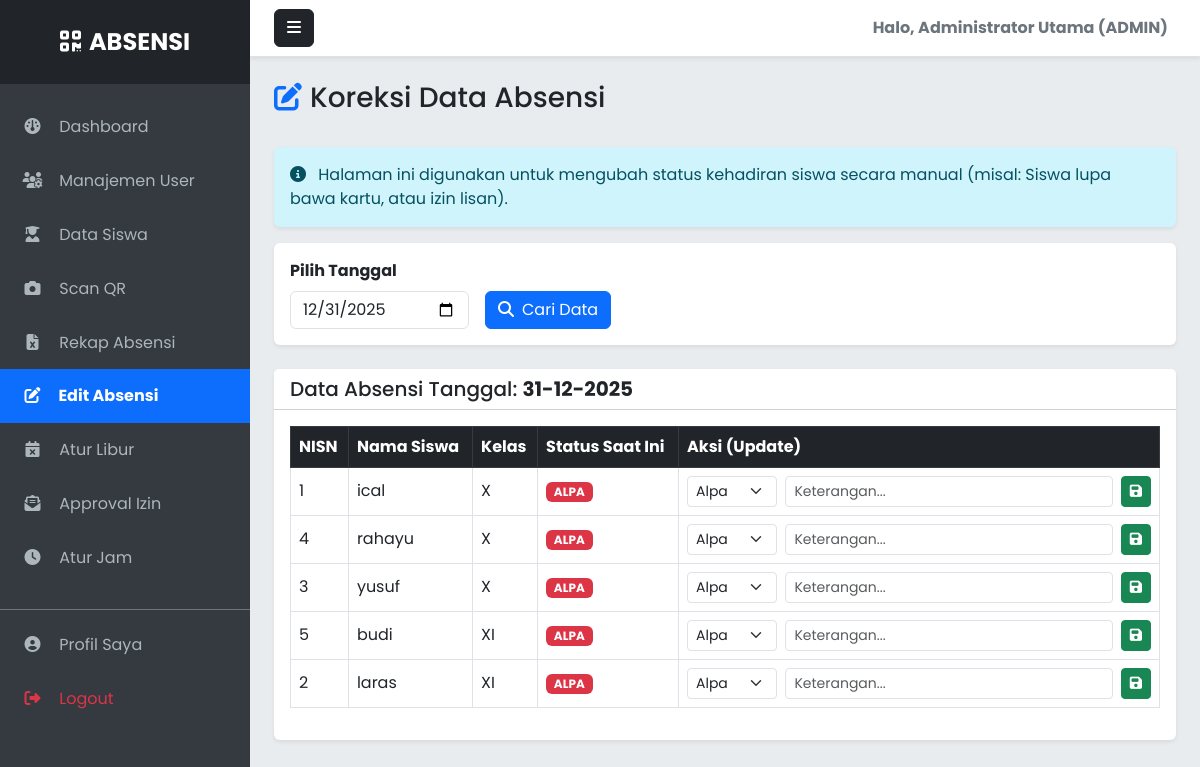
/data_absensi.php (signed in), run on an earlier commit of the app's database.
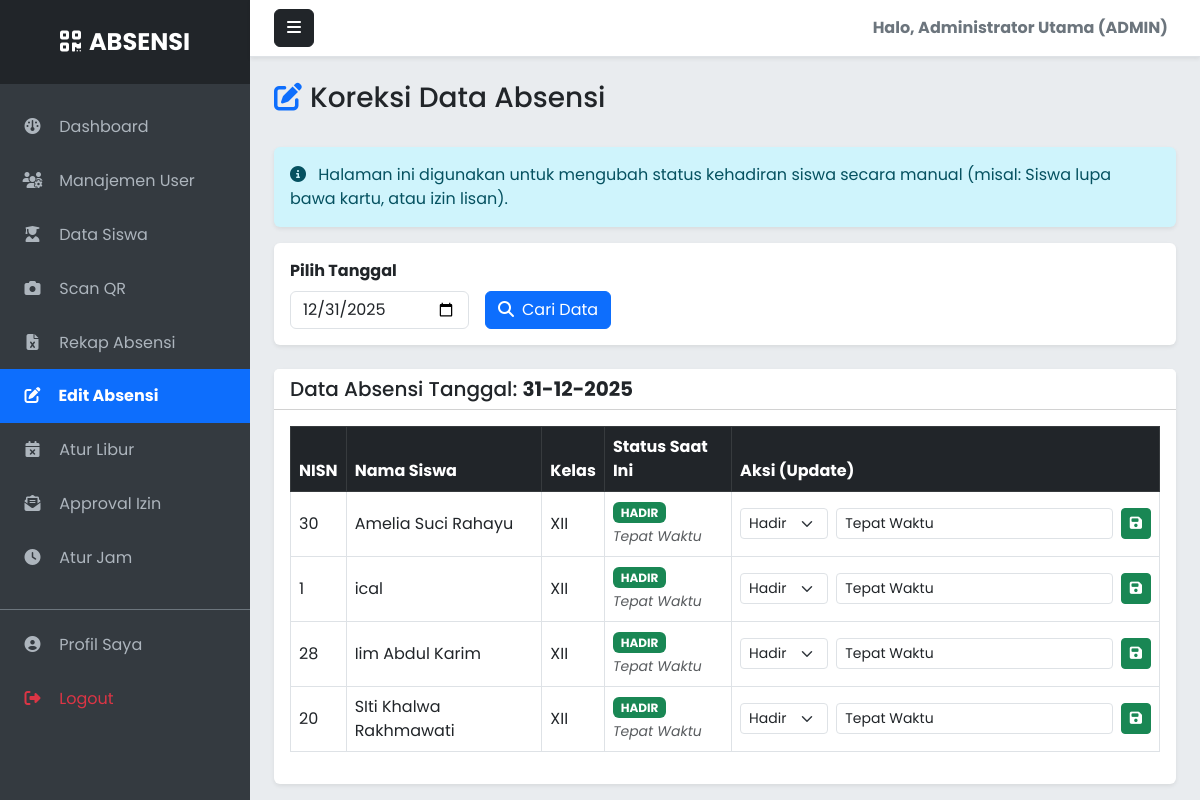
And on a later commit of the database.
### tables this page shows
CREATE TABLE `siswa` (
  `id` int NOT NULL,
  `nisn` varchar(20) NOT NULL,
  `nama` varchar(100) NOT NULL,
  `jenis_kelamin` enum('L','P') NOT NULL,
  `kelas` varchar(20) NOT NULL,
  `jurusan` varchar(50) NOT NULL,
  `no_hp_ortu` varchar(20) NOT NULL,
  `qr_code` varchar(255) NOT NULL,
  `created_at` timestamp NULL DEFAULT CURRENT_TIMESTAMP
);

CREATE TABLE `absensi` (
  `id` int NOT NULL,
  `siswa_id` int DEFAULT NULL,
  `tanggal` date DEFAULT NULL,
  `jam_masuk` time DEFAULT NULL,
  `jam_keluar` time DEFAULT NULL,
  `status_masuk` enum('hadir','terlambat','alpa','izin') DEFAULT 'alpa',
  `keterangan` text
);

### data_absensi.php (the view, shortened to what this page needs)
<?php
include 'config/db.php';
$role = $_SESSION['role'];
$tgl_filter = isset($_GET['tanggal']) ? $_GET['tanggal'] : date('Y-m-d');
?>
<!DOCTYPE html>
<html lang="id">
<head>
    <link href="https://cdn.jsdelivr.net/npm/bootstrap@5.3.0/dist/css/bootstrap.min.css" rel="stylesheet">
    <link rel="stylesheet" href="https://cdnjs.cloudflare.com/ajax/libs/font-awesome/6.4.0/css/all.min.css">
    <link rel="stylesheet" href="assets/style.css">
</head>
<body>
<div class="d-flex" id="wrapper">
    <div id="sidebar-wrapper">
        <div class="sidebar-heading"><i class="fa-solid fa-qrcode me-2"></i>ABSENSI</div>
        <div class="list-group list-group-flush mt-3">
            <a href="dashboard.php" class="list-group-item list-group-item-action">
                <i class="fa-solid fa-gauge"></i> Dashboard
            </a>
            <?php if ($role == 'admin' || $role == 'petugas'): ?>
                <?php if ($role == 'admin'): ?>
                <a href="manajemen_user.php" class="list-group-item list-group-item-action">
                    <i class="fa-solid fa-users-gear"></i> Manajemen User
                </a>
                <?php endif; ?>
                <a href="siswa.php" class="list-group-item list-group-item-action">
                    <i class="fa-solid fa-user-graduate"></i> Data Siswa
                </a>
                <a href="scan.php" class="list-group-item list-group-item-action">
                    <i class="fa-solid fa-camera"></i> Scan QR
                </a>
                <a href="rekap.php" class="list-group-item list-group-item-action">
                    <i class="fa-solid fa-file-excel"></i> Rekap Absensi
                </a>
                <a href="data_absensi.php" class="list-group-item list-group-item-action active">
                    <i class="fa-solid fa-pen-to-square"></i> Edit Absensi
                </a>
                <a href="libur.php" class="list-group-item list-group-item-action">
                    <i class="fa-solid fa-calendar-xmark"></i> Atur Libur
                </a>
                <a href="izin.php" class="list-group-item list-group-item-action">
                    <i class="fa-solid fa-envelope-open-text"></i> Approval Izin
                </a>
                <?php if ($role == 'admin'): ?>
                <a href="pengaturan.php" class="list-group-item list-group-item-action">
                    <i class="fa-solid fa-clock"></i> Atur Jam
                </a>
                <?php endif; ?>
            <?php endif; ?>
            <div class="mt-4 border-top border-secondary pt-2">
                <a href="profil.php" class="list-group-item list-group-item-action">
                    <i class="fa-solid fa-user-circle"></i> Profil Saya
                </a>
                <a href="logout.php" class="list-group-item list-group-item-action text-danger">
                    <i class="fa-solid fa-right-from-bracket"></i> Logout
                </a>
            </div>
        </div>
    </div>
    <div id="page-content-wrapper">
        <nav class="navbar navbar-expand-lg navbar-light bg-white border-bottom shadow-sm px-4">
            <button class="btn btn-dark" id="menu-toggle"><i class="fa-solid fa-bars"></i></button>
            <div class="collapse navbar-collapse">
                <ul class="navbar-nav ms-auto mt-2 mt-lg-0">
                    <li class="nav-item">
                        <span class="nav-link fw-bold text-secondary">
                            Halo, <?= $_SESSION['nama'] ?> (<?= strtoupper($role) ?>)
                        </span>
                    </li>
                </ul>
            </div>
        </nav>
        <div class="container-fluid px-4 mt-4">
            <div class="d-flex justify-content-between align-items-center mb-4">
                <h3><i class="fa-solid fa-pen-to-square text-primary me-2"></i>Koreksi Data Absensi</h3>
            </div>
            <div class="alert alert-info border-0 shadow-sm">
                <i class="fa-solid fa-info-circle me-2"></i>
                Halaman ini digunakan untuk mengubah status kehadiran siswa secara manual (misal: Siswa lupa bawa kartu, atau izin lisan).
            </div>
            <div class="card shadow-sm border-0 mb-4">
                <div class="card-body">
                    <form method="GET" class="row g-3 align-items-end">
                        <div class="col-auto">
                            <label class="form-label fw-bold">Pilih Tanggal</label>
                            <input type="date" name="tanggal" class="form-control" value="<?= $tgl_filter ?>">
                        </div>
                        <div class="col-auto">
                            <button type="submit" class="btn btn-primary"><i class="fa-solid fa-search me-2"></i>Cari Data</button>
                        </div>
                    </form>
                </div>
            </div>
            <div class="card shadow-sm border-0">
                <div class="card-header bg-white">
                    <h5 class="mb-0">Data Absensi Tanggal: <b><?= date('d-m-Y', strtotime($tgl_filter)) ?></b></h5>
                </div>
                <div class="card-body">
                    <div class="table-responsive">
                        <table class="table table-bordered table-hover align-middle">
                            <thead class="table-dark">
                                <tr>
                                    <th>NISN</th>
                                    <th>Nama Siswa</th>
                                    <th>Kelas</th>
                                    <th>Status Saat Ini</th>
                                    <th>Aksi (Update)</th>
                                </tr>
                            </thead>
                            <tbody>
                                <?php
                                $sql = "SELECT s.id as sid, s.nisn, s.nama, s.kelas, a.status_masuk, a.keterangan
                                        FROM siswa s
                                        LEFT JOIN absensi a ON s.id = a.siswa_id AND a.tanggal = '$tgl_filter'
                                        ORDER BY s.kelas ASC, s.nama ASC";
                                $q = mysqli_query($conn, $sql);
                                if(mysqli_num_rows($q) > 0) {
                                    while($row = mysqli_fetch_assoc($q)) {
                                        $status = $row['status_masuk'] ? $row['status_masuk'] : 'alpa';
                                        $badge_color = 'danger';
                                        if($status == 'hadir') $badge_color = 'success';
                                        elseif($status == 'izin') $badge_color = 'info';
                                        elseif($status == 'sakit') $badge_color = 'primary';
                                        elseif($status == 'terlambat') $badge_color = 'warning';
                                ?>
                                <tr>
                                    <td><?= $row['nisn'] ?></td>
                                    <td><?= $row['nama'] ?></td>
                                    <td><?= $row['kelas'] ?></td>
                                    <td>
                                        <span class="badge bg-<?= $badge_color ?>">
                                            <?= strtoupper($status) ?>
                                        </span>
                                        <?php if(!empty($row['keterangan'])): ?>
                                            <br><small class="text-muted fst-italic"><?= $row['keterangan'] ?></small>
                                        <?php endif; ?>
                                    </td>
                                    <td>
                                        <form method="POST" class="d-flex gap-2">
                                            <select name="status" class="form-select form-select-sm" style="width: 110px;">
                                                <option value="hadir" <?= $status=='hadir'?'selected':'' ?>>Hadir</option>
                                                <option value="alpa" <?= $status=='alpa'?'selected':'' ?>>Alpa</option>
                                            </select>
                                            <input type="text" name="keterangan" class="form-control form-control-sm" placeholder="Keterangan..." value="<?= $row['keterangan'] ?>">
                                            <button type="submit" name="update_absen" class="btn btn-sm btn-success" title="Simpan Perubahan">
                                                <i class="fa-solid fa-floppy-disk"></i>
                                            </button>
                                        </form>
                                    </td>
                                </tr>
                                <?php
                                    }
                                } else {
                                    echo "<tr><td colspan='5' class='text-center'>Belum ada data siswa.</td></tr>";
                                }
                                ?>
                            </tbody>
                        </table>
                    </div>
                </div>
            </div>
        </div>
    </div>
</div>
</body>
</html>

### assets/style.css (style rules this page uses)
body { font-family: 'Poppins', sans-serif; background-color: #f4f6f9; overflow-x: hidden; }
body { background-color: #e9ecef; display: flex; align-items: center; justify-content: center; min-height: 100vh; }
#wrapper { display: flex; width: 100%; min-height: 100vh; }
#sidebar-wrapper { min-height: 100vh; width: 250px; flex-shrink: 0; background-color: #343a40; color: #fff; transition: all 0.3s; }
.sidebar-heading { padding: 1.5rem 1.25rem; font-size: 1.5rem; font-weight: bold; background: #212529; text-align: center; }
.list-group-item { border: none; padding: 15px 20px; font-size: 16px; background-color: #343a40; color: #adb5bd; }
.list-group-item.active { background-color: #0d6efd; color: #fff; font-weight: bold; }
.list-group-item i { width: 25px; text-align: center; margin-right: 10px; }
#page-content-wrapper { width: 100%; }

What changed in the data, as far as the page shows it:
removed siswa: nisn "1", nama "ical", kelas "X", status "ALPA", status "Alpa"
removed siswa: nisn "4", nama "rahayu", kelas "X", status "ALPA", status "Alpa"
removed siswa: nisn "3", nama "yusuf", kelas "X", status "ALPA", status "Alpa"
removed siswa: nisn "5", nama "budi", kelas "XI", status "ALPA", status "Alpa"
removed siswa: nisn "2", nama "laras", kelas "XI", status "ALPA", status "Alpa"
added absensi: siswa.nisn "30", siswa.nama "Amelia Suci Rahayu", siswa.kelas "XII", status_masuk "HADIR", keterangan "Tepat Waktu", status "Hadir"
added absensi: siswa.nisn "1", siswa.nama "ical", siswa.kelas "XII", status_masuk "HADIR", keterangan "Tepat Waktu", status "Hadir"
added absensi: siswa.nisn "28", siswa.nama "Iim Abdul Karim", siswa.kelas "XII", status_masuk "HADIR", keterangan "Tepat Waktu", status "Hadir"
added absensi: siswa.nisn "20", siswa.nama "SIti Khalwa Rakhmawati", siswa.kelas "XII", status_masuk "HADIR", keterangan "Tepat Waktu", status "Hadir"
